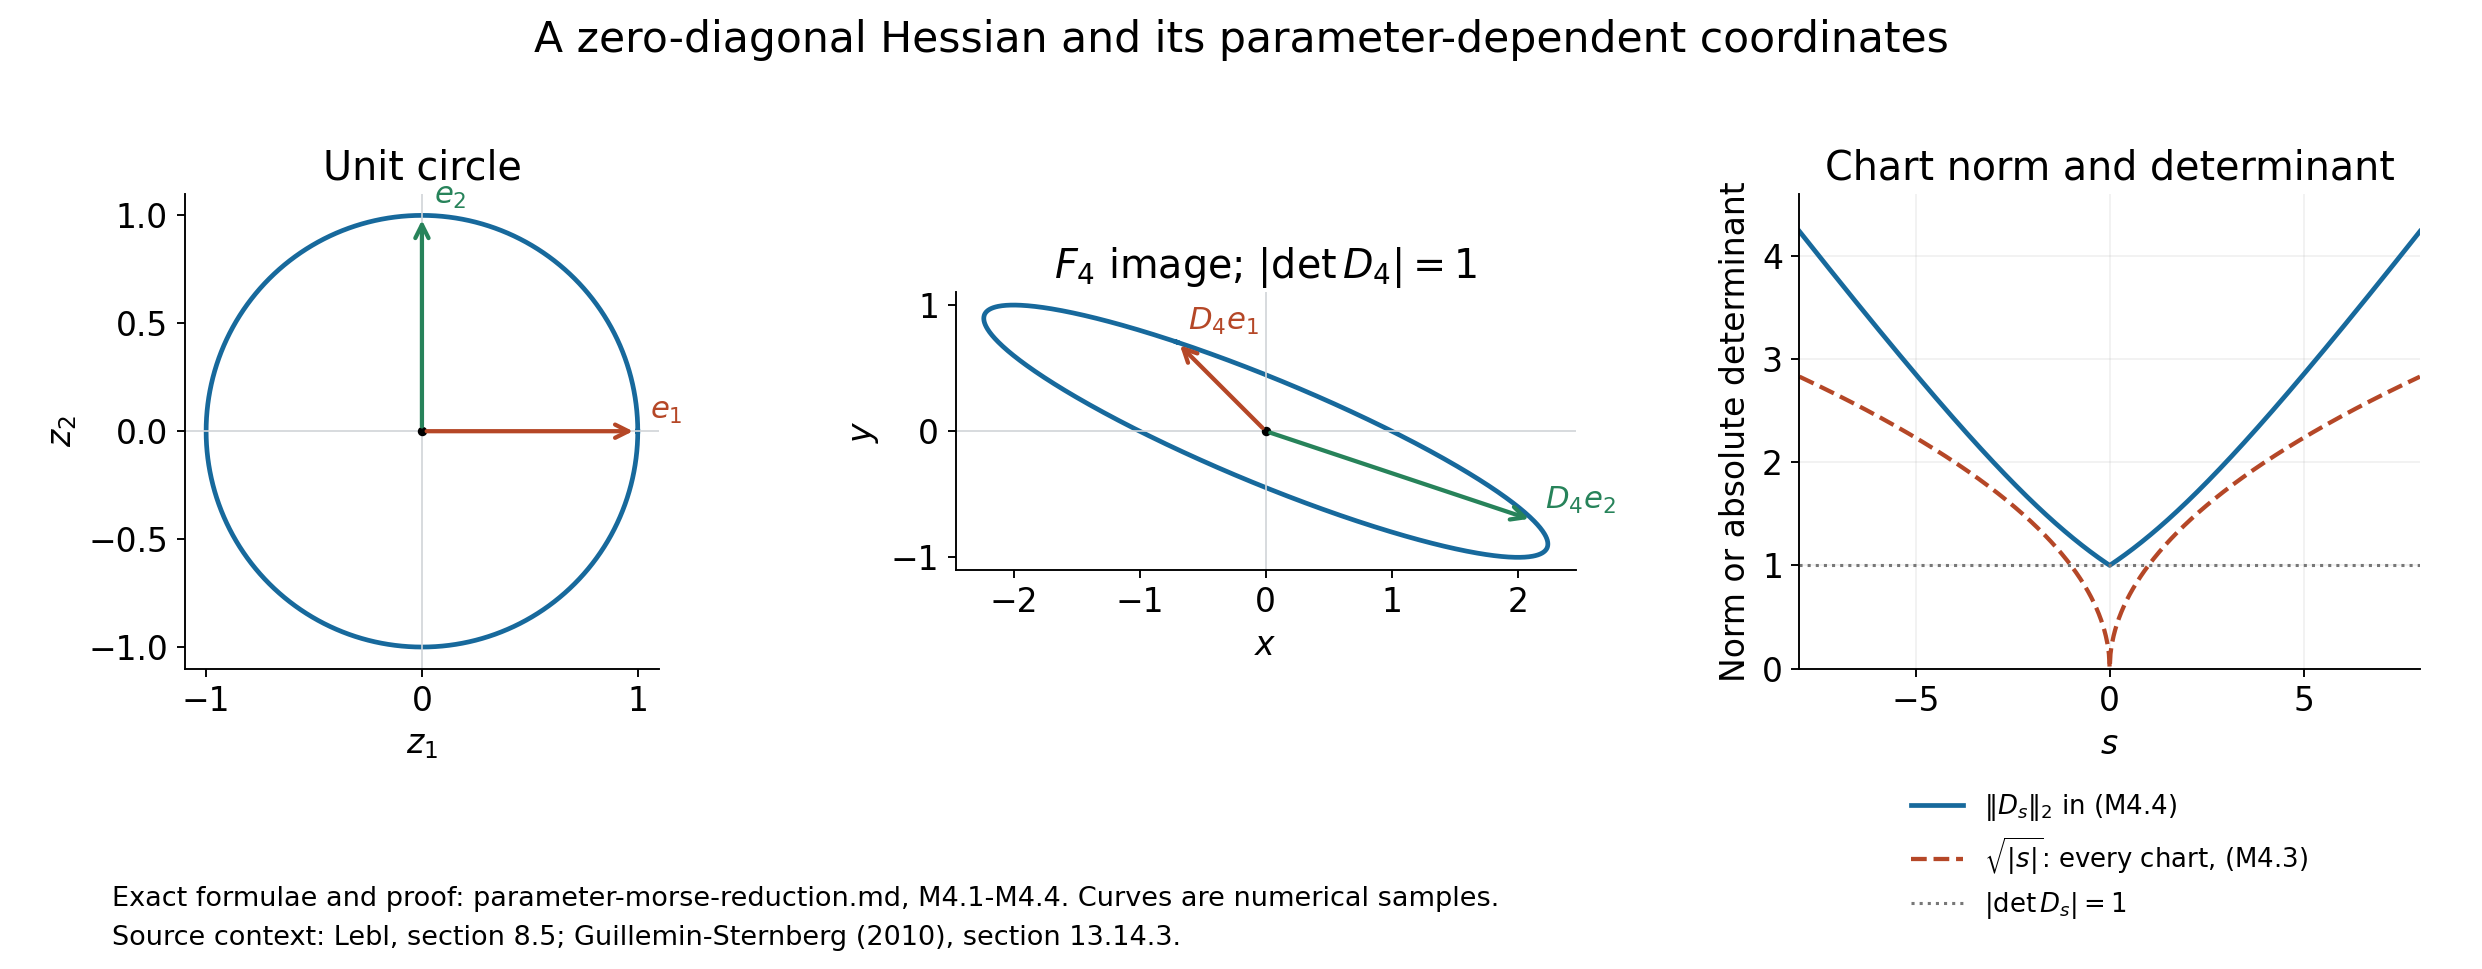

The script that saved this image:
"""Coordinate maps and bounds for the worked exercise M4.

Mathematical context: Jiri Lebl, Basic Analysis II, section 8.5,
https://www.jirka.org/ra/html/sec_svinvfuncthm.html; Guillemin--Sternberg,
Semi-classical Analysis, author draft 13 January 2010, section 13.14.3,
https://math.mit.edu/~vwg/semiclassGuilleminSternberg.pdf.
The exercise, its bounds and this illustration are independently written
programme material: GPT-6.1 Sol (OpenAI), Ultra; CC0 to the extent rights exist.
The cited human works and the plotting software retain their own terms.
"""
from pathlib import Path
import numpy as np
import matplotlib
matplotlib.use('Agg')
import matplotlib.pyplot as plt

out=Path(__file__).resolve().parent
plt.rcParams.update({'font.size':14,'svg.hashsalt':'parameter-morse-pivot-norms',
                     'axes.spines.top':False,'axes.spines.right':False})
fig,axes=plt.subplots(1,3,figsize=(14.6,5.7))
fig.subplots_adjust(left=.045,right=.975,bottom=.31,top=.80,wspace=.36)
t=np.linspace(0,2*np.pi,801)
circle=np.array([np.cos(t),np.sin(t)])
D=np.array([[-1.,3.],[1.,-1.]])/np.sqrt(2.)
for ax,data,title,labels in [(axes[0],circle,'Unit circle',('$z_1$','$z_2$')),
                            (axes[1],D@circle,r'$F_4$ image; $|\det D_4|=1$',('$x$','$y$'))]:
    ax.plot(*data,color='#17699C',lw=2)
    ax.axhline(0,color='#D0D4D8',lw=.7)
    ax.axvline(0,color='#D0D4D8',lw=.7)
    ax.plot(0,0,'ko',ms=3)
    ax.set_aspect('equal',adjustable='box')
    ax.set(title=title,xlabel=labels[0],ylabel=labels[1])
for ax,transform in [(axes[0],np.eye(2)),(axes[1],D)]:
    for j,color in [(0,'#B54727'),(1,'#27835A')]:
        end=transform[:,j]
        ax.annotate('',xy=end,xytext=(0,0),arrowprops={'arrowstyle':'->','color':color,'lw':1.8})
        ax.annotate('$e_'+str(j+1)+'$' if ax is axes[0] else '$D_4e_'+str(j+1)+'$',
                    end,xytext=(5,5),textcoords='offset points',color=color,fontsize=13)
s=np.linspace(-8,8,801)
chosen=(np.sqrt(s*s+16)+np.abs(s))/4
universal=np.sqrt(np.abs(s))
axes[2].plot(s,chosen,color='#17699C',lw=2,label=r'$\|D_s\|_2$ in (M4.4)')
axes[2].plot(s,universal,color='#B54727',lw=1.8,ls='--',label=r'$\sqrt{|s|}$: every chart, (M4.3)')
axes[2].axhline(1,color='#777777',lw=1.3,ls=':',label=r'$|\det D_s|=1$')
axes[2].set(xlabel='$s$',ylabel='Norm or absolute determinant',
            title='Chart norm and determinant',xlim=(-8,8),ylim=(0,4.6))
axes[2].grid(alpha=.17)
axes[2].legend(fontsize=11,loc='upper center',bbox_to_anchor=(.5,-.21),frameon=False)
fig.suptitle('A zero-diagonal Hessian and its parameter-dependent coordinates',fontsize=18)
fig.text(.045,.065,'Exact formulae and proof: parameter-morse-reduction.md, M4.1-M4.4. '
         'Curves are numerical samples.',fontsize=11.5)
fig.text(.045,.025,'Source context: Lebl, section 8.5; '
         'Guillemin-Sternberg (2010), section 13.14.3.',fontsize=11.5)
fig.savefig(out/'parameter-morse-pivot-norms.png',dpi=170)
fig.savefig(out/'parameter-morse-pivot-norms.svg',metadata={'Date':None})
plt.close(fig)
